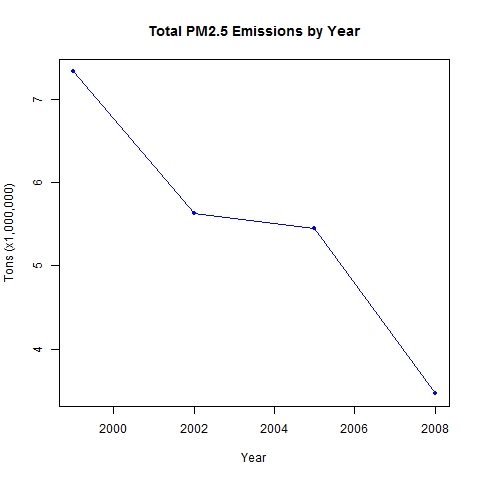

This figure's R source:

################################################################################
####	Have total emissions from PM2.5 decreased in the United States from 1999
####	to 2008? Using the base plotting system, make a plot showing the total
####	PM2.5 emission from all sources for each of the years 1999, 2002, 2005,
####	and 2008.



################################################################################
####	Prepare the data and environment before plotting
source("./prepareData.R")
prepareData()
pngFile <- "./plot1.png"

###	Group the total emissions by year
em <- nei %>% group_by( year ) %>% summarise(avg=sum(Emissions)/1000000)




################################################################################
####	Plot total emissions by year

###	Open device for plotting
png( 
		filename = pngFile
		, width = 480
		, height = 480
	)

###	Plot the totals of each year side by side
plot( 
		em$year
		, em$avg
		, pch=20
		, ylab = "Tons (x1,000,000)"
		, xlab = "Year"
		, type = "o"
		, col = "blue"
		, main =  "Total PM2.5 Emissions by Year"
	)

###	Close the device
dev.off()


